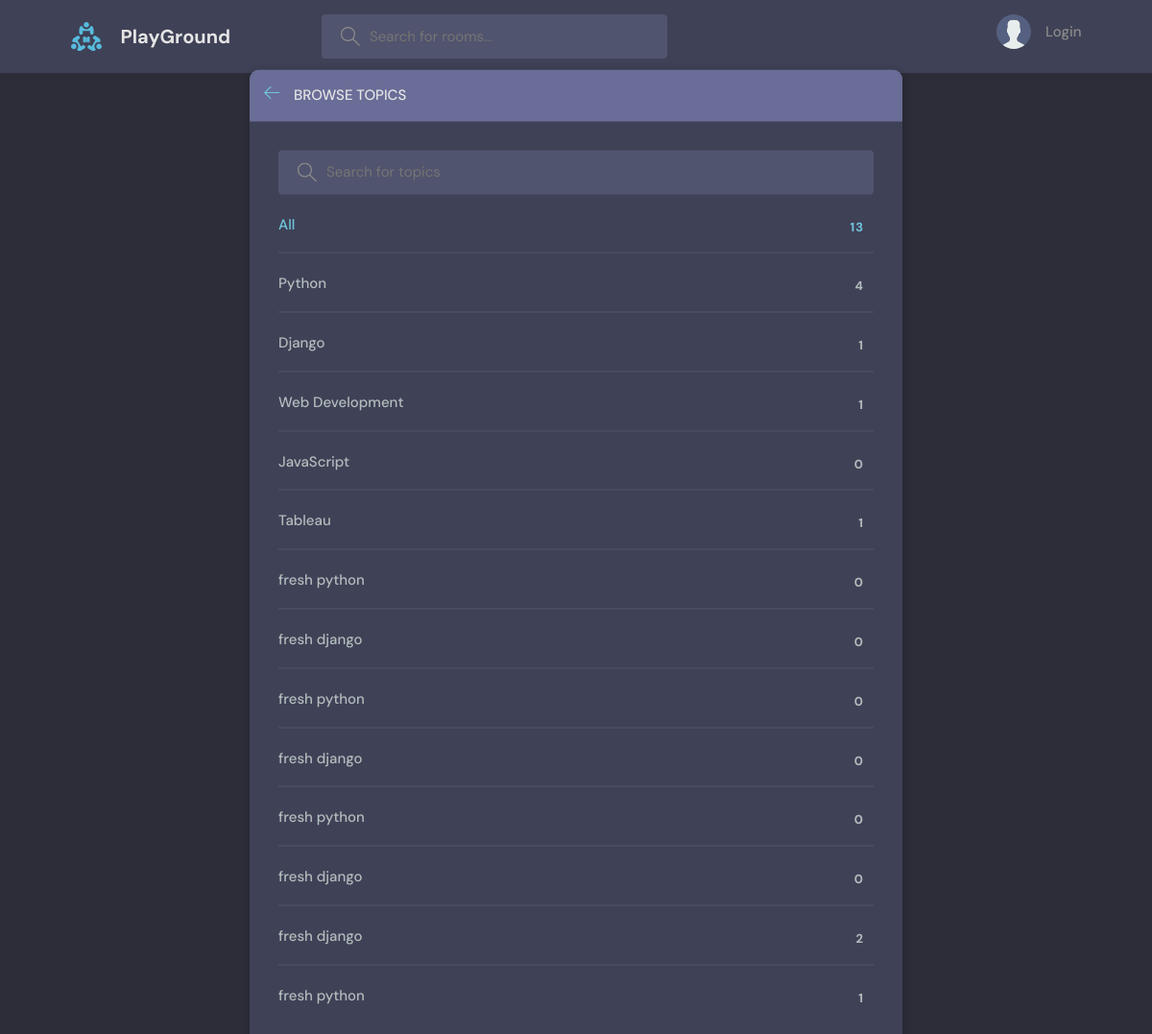
Page /topics/ on the committed database.
### base/models.py (models this page shows, shortened)
class Topic(models.Model):
    name = models.CharField(max_length=200)

### base/views.py (the view)
# urls.py: path('topics/', views.topicPage, name="topics"),
def topicPage(request):
    q = request.GET.get('q') if request.GET.get('q') != None else ''
    topics = Topic.objects.filter(name__icontains=q)
    return render(request, 'base/topics2.html', {'topics': topics})

### base/templates/base/topics2.html (shortened to what this page needs)
{% extends 'main.html' %}
{% block content %}
    <main class="create-room layout">
      <div class="container">
        <div class="layout__box">
          <div class="layout__boxHeader">
            <div class="layout__boxTitle">
              <a href="{% url 'home' %}">
                <svg version="1.1" xmlns="http://www.w3.org/2000/svg" width="32" height="32" viewBox="0 0 32 32">
                  <title>arrow-left</title>
                  <path
                    d="M13.723 2.286l-13.723 13.714 13.719 13.714 1.616-1.611-10.96-10.96h27.625v-2.286h-27.625l10.965-10.965-1.616-1.607z"
                  ></path>
                </svg>
              </a>
              <h3>Browse Topics</h3>
            </div>
          </div>
          <div class="topics-page layout__body">
            <form class="header__search" action="" method="get">
              <label>
                <input name="q" placeholder="Search for topics" />
              </label>
            </form>
            <ul class="topics__list">
              <li>
                <a href="{% url 'topics' %}" class="active">All <span>{{topics.count}}</span></a>
              </li>
              {% for topic in topics %}
              <li>
                <a href="{% url 'home' %}?q={{topic.name}}">{{topic.name}} <span>{{topic.room_set.all.count}}</span></a>
              </li>
              {% endfor %}
            </ul>
          </div>
        </div>
      </div>
    </main>
    {% endblock content %}

### static/styles/style.css (style rules this page uses)
:root { --color-main: #71c6dd; --color-main-light: #e1f6fb; --color-dark: #3f4156; --color-dark-medium: #51546e; --color-dark-light: #696d97; --color-light: #e5e5e5; --color-gray: #8b8b8b; --color-light-gray: #b2bdbd; --color-bg: #2d2d39; --color-success: #5dd693; --color-error: #fc4b0b; }
* { font-family: "DM Sans", -apple-system, BlinkMacSystemFont, "Segoe UI", Roboto, Oxygen, Ubuntu, Cantarell, "Open Sans", "Helvetica Neue", sans-serif; margin: 0; padding: 0; box-sizing: border-box; text-rendering: optimizeLegibility; font-size: inherit; }
html { font-size: 56.25%; }
@media only screen and (min-width: 1200px) { html { font-size: 62.5%; } }
body { line-height: 1.6; font-weight: 400; font-size: 1.5rem; color: var(--color-light-gray); background-color: var(--color-bg); min-height: 100vh; }
a { display: inline-block; color: var(--color-main); text-decoration: none; }
.container { max-width: 120rem; width: 90%; margin: auto; }
.header__search > label { background-color: var(--color-dark-medium); padding: 1.3rem 1rem; display: flex; align-items: center; gap: 1rem; border-radius: 4px; }
.header__search svg { fill: var(--color-gray); width: 2rem; height: 2rem; margin-left: 1rem; }
.header__search input { width: 30rem; background: transparent; border: none; outline: none; color: var(--color-light); }
.layout { margin-top: 2.4rem; }
.layout > .container { display: flex; justify-content: space-between; align-items: flex-start; }
.layout__box { width: 90%; max-width: 48rem; min-height: 40rem; position: absolute; top: 50%; left: 50%; transform: translate(-50%, -46%); background-color: var(--color-dark); border-radius: 1rem; box-shadow: 1px 1px 6px 3px rgba(0, 0, 0, 0.1); overflow: hidden; }
.layout__boxHeader { display: flex; padding: 1.5rem; background-color: var(--color-dark-light); }
.layout__boxTitle { display: flex; gap: 1.5rem; align-items: center; }
.layout__boxTitle h3 { text-transform: uppercase; font-weight: 500; color: var(--color-light); }
.layout__boxTitle svg { width: 1.6rem; height: 1.6rem; fill: var(--color-main); }
.layout__body { margin: 3rem; }
.topics__list { list-style: none; }
.topics__list li a { display: flex; justify-content: space-between; margin-bottom: 3rem; font-weight: 500; color: var(--color-light-gray); transition: all 0.3s ease-in-out; }
.topics__list li a.active, .topics__list li a:hover { color: var(--color-main); }
.topics__list li a span { padding: 0.5rem 1rem; background-color: var(--color-dark); border-radius: 3px; font-size: 1.3rem; font-weight: 700; letter-spacing: 1px; }
.topics-page .topics__list li:not(:last-child) a { margin: 2rem 0; padding-bottom: 1rem; text-decoration: none; border-bottom: 1px solid var(--color-dark-medium); }
.topics-page .header__search { display: block; }
.create-room.layout .layout__box { max-width: 68rem; }

### rows in the picture
Topic: name "Python", room_set.all.count "4"
Topic: name "Django", room_set.all.count "1"
Topic: name "Web Development", room_set.all.count "1"
Topic: name "JavaScript", room_set.all.count "0"
Topic: name "Tableau", room_set.all.count "1"
Topic: name "fresh python", room_set.all.count "0"
Topic: name "fresh django", room_set.all.count "0"
Topic: name "fresh python", room_set.all.count "0"
Topic: name "fresh django", room_set.all.count "0"
Topic: name "fresh python", room_set.all.count "0"
Topic: name "fresh django", room_set.all.count "0"
Topic: name "fresh django", room_set.all.count "2"
Topic: name "fresh python", room_set.all.count "1"

### other values in the picture
{{ topics.count }} "13"
